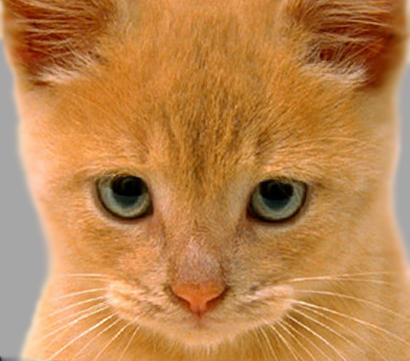
#> input picture dip/assignment-4-hugthebee/part2/cat.bmp, 410 x 361 px
$ jupyter execute part2.ipynb
#> lines starting #> are read from the running program, lines starting #| are printed output that depends on the picture
<h3>QUESTION 1 - Radon Transform</h3>

The radon_transform() function takes in the parameters of theta (angle) and r(number of projections) and computes the sinogram of the image. <br>

We make use of the cv.getRotationMatrix2D and cv.warpAffine functions to rotate the image and then add up all of the projections.

[cell 1]
import numpy as np
import cv2 as cv
import skimage
import matplotlib.pyplot as plt

def radon_transform(image, theta, r):
#> called with theta = 180, r = 180
    height, width = image.shape
    diagonal = int(np.ceil(np.sqrt(height**2 + width**2)))
    R = np.zeros((diagonal, r), dtype='float64')

    for s in range(r):
        angle = -s * theta / r
        rotation_matrix = cv.getRotationMatrix2D((image.shape[1] // 2, image.shape[0] // 2), angle, 1.0)

        # make the output same size as input image
        rotation = cv.warpAffine(image, rotation_matrix, (image.shape[1], image.shape[0]), borderMode=cv.BORDER_CONSTANT, borderValue=0)
        projection = np.sum(rotation,axis=0)
        rotation = rotation.astype('float64')
        R[:, s] = np.pad(projection, (0, diagonal - len(projection)), mode='constant', constant_values=0)

    return R

[cell 2]
x, y = np.meshgrid(np.linspace(-2*np.pi, 2*np.pi, 128), np.linspace(-2*np.pi, 2*np.pi, 128))
I = 0.5 * (1 + (np.sin(x) * np.sin(y)))
plt.figure()
plt.imshow(I,cmap = "gray")
plt.title("Original Image")

output = radon_transform(I, 180, 180)
plt.figure()
plt.imshow(output,cmap = "gray")
plt.title("Sinogram")
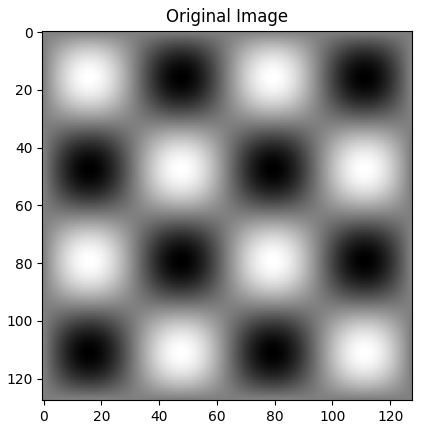
#> figure drawn by matplotlib, 1 panel
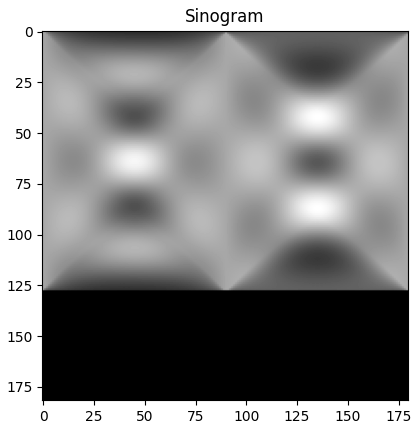
#> figure drawn by matplotlib, 1 panel

[cell 3]
img = cv.imread("cat.bmp")
#> img is the input picture: shape (361, 410, 3); mean B, G, R 77.1, 132.5, 188.3
img = cv.cvtColor(img,cv.COLOR_BGR2GRAY)
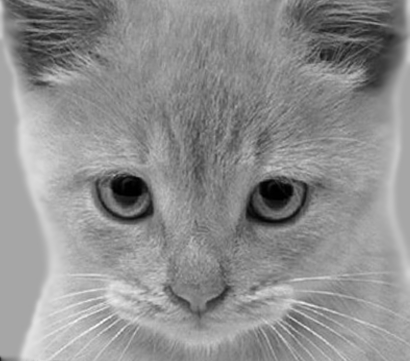
#> img: shape (361, 410); min 0, max 252, mean 142.9
plt.figure()
plt.imshow(img,cmap = "gray")
plt.title("Original Image")

output = radon_transform(img,180,180)
#> call 2 of radon_transform, with theta = 180, r = 180
#> the loop in radon_transform (call 2), `for s in range(r):` made 180 passes
#> pass 2, in radon_transform (call 2), `rotation = cv.warpAffine(image, rotation_matrix, (image.shape[1], imag..`:
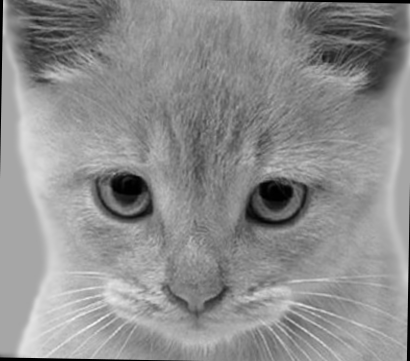
#> rotation: shape (361, 410); min 0, max 243, mean 141.6
#> pass 3, in radon_transform (call 2), `rotation = cv.warpAffine(image, rotation_matrix, (image.shape[1], imag..`:
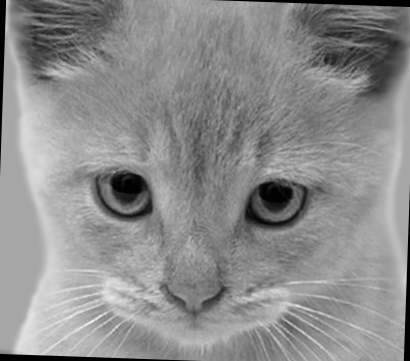
#> rotation: shape (361, 410); min 0, max 245, mean 140.3
#> after the loop in radon_transform (call 2), `for s in range(r):`:
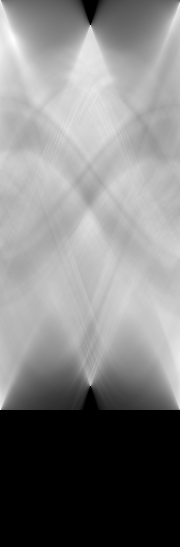
#> R: shape (547, 180) float64; min 0, max 66000, mean 33497.8; drawn with min black and max white
plt.figure()
plt.imshow(output,cmap = "gray")
plt.title("Sinogram")

$ run again, with dip/assignment-4-hugthebee/part2/dog.bmp copied over dip/assignment-4-hugthebee/part2/cat.bmp
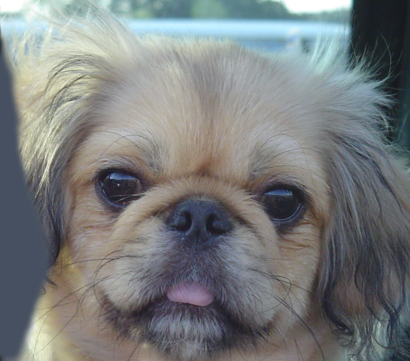
#> input picture dip/assignment-4-hugthebee/part2/dog.bmp, 410 x 361 px
#> img is the input picture: shape (361, 410, 3); mean B, G, R 125, 124.5, 121.2
#> `img = cv.cvtColor(img,cv.COLOR_BGR2GRAY)`:
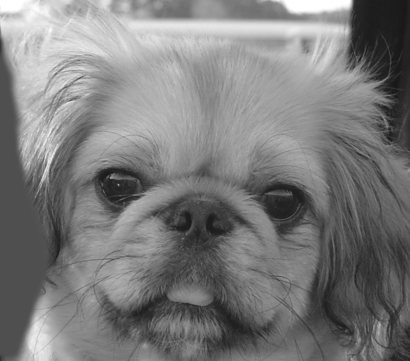
#> img: shape (361, 410); min 23, max 255, mean 123.6
#> after the loop in radon_transform (call 2), `for s in range(r):`:
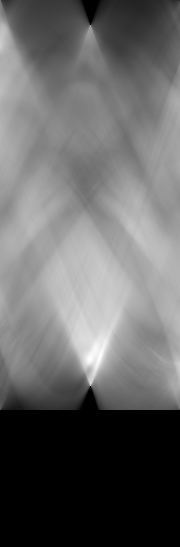
#> R: shape (547, 180) float64; min 0, max 72897, mean 29324.4; drawn with min black and max white
